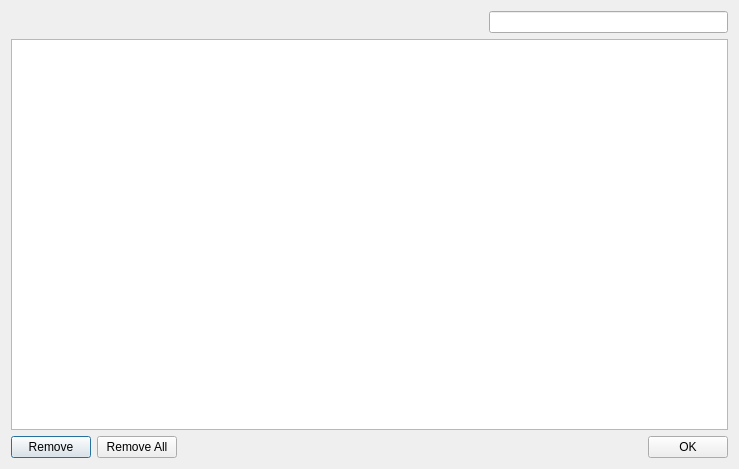
<?xml version="1.0" encoding="UTF-8"?>
<ui version="4.0">
 <class>HistoryDialog</class>
 <widget class="QDialog" name="HistoryDialog">
  <property name="geometry">
   <rect>
    <x>0</x>
    <y>0</y>
    <width>739</width>
    <height>469</height>
   </rect>
  </property>
  <property name="windowTitle">
   <string>Dialog</string>
  </property>
  <layout class="QGridLayout" name="gridLayout">
   <item row="2" column="1">
    <layout class="QHBoxLayout" name="horizontalLayout">
     <item>
      <widget class="QPushButton" name="removeButton">
       <property name="text">
        <string>Remove</string>
       </property>
      </widget>
     </item>
     <item>
      <widget class="QPushButton" name="removeAllButton">
       <property name="text">
        <string>Remove All</string>
       </property>
      </widget>
     </item>
     <item>
      <spacer name="horizontalSpacer">
       <property name="orientation">
        <enum>Qt::Horizontal</enum>
       </property>
       <property name="sizeHint" stdset="0">
        <size>
         <width>40</width>
         <height>20</height>
        </size>
       </property>
      </spacer>
     </item>
     <item>
      <widget class="QPushButton" name="OkButton">
       <property name="text">
        <string>OK</string>
       </property>
      </widget>
     </item>
    </layout>
   </item>
   <item row="0" column="1">
    <layout class="QHBoxLayout" name="horizontalLayout_2">
     <item>
      <spacer name="horizontalSpacer_2">
       <property name="orientation">
        <enum>Qt::Horizontal</enum>
       </property>
       <property name="sizeType">
        <enum>QSizePolicy::MinimumExpanding</enum>
       </property>
       <property name="sizeHint" stdset="0">
        <size>
         <width>40</width>
         <height>20</height>
        </size>
       </property>
      </spacer>
     </item>
     <item>
      <spacer name="horizontalSpacer_3">
       <property name="orientation">
        <enum>Qt::Horizontal</enum>
       </property>
       <property name="sizeHint" stdset="0">
        <size>
         <width>40</width>
         <height>20</height>
        </size>
       </property>
      </spacer>
     </item>
     <item>
      <widget class="SearchLineEdit" name="searchLineEdit">
       <property name="sizePolicy">
        <sizepolicy hsizetype="Expanding" vsizetype="Fixed">
         <horstretch>0</horstretch>
         <verstretch>0</verstretch>
        </sizepolicy>
       </property>
      </widget>
     </item>
    </layout>
   </item>
   <item row="1" column="1">
    <widget class="HistoryTreeView" name="treeView"/>
   </item>
  </layout>
 </widget>
 <customwidgets>
  <customwidget>
   <class>HistoryTreeView</class>
   <extends>QTreeView</extends>
   <header location="global">historytreeview.h</header>
  </customwidget>
  <customwidget>
   <class>SearchLineEdit</class>
   <extends>QLineEdit</extends>
   <header location="global">searchlineedit.h</header>
  </customwidget>
 </customwidgets>
 <resources/>
 <connections>
  <connection>
   <sender>OkButton</sender>
   <signal>clicked()</signal>
   <receiver>HistoryDialog</receiver>
   <slot>accept()</slot>
   <hints>
    <hint type="sourcelabel">
     <x>688</x>
     <y>448</y>
    </hint>
    <hint type="destinationlabel">
     <x>369</x>
     <y>234</y>
    </hint>
   </hints>
  </connection>
 </connections>
</ui>
